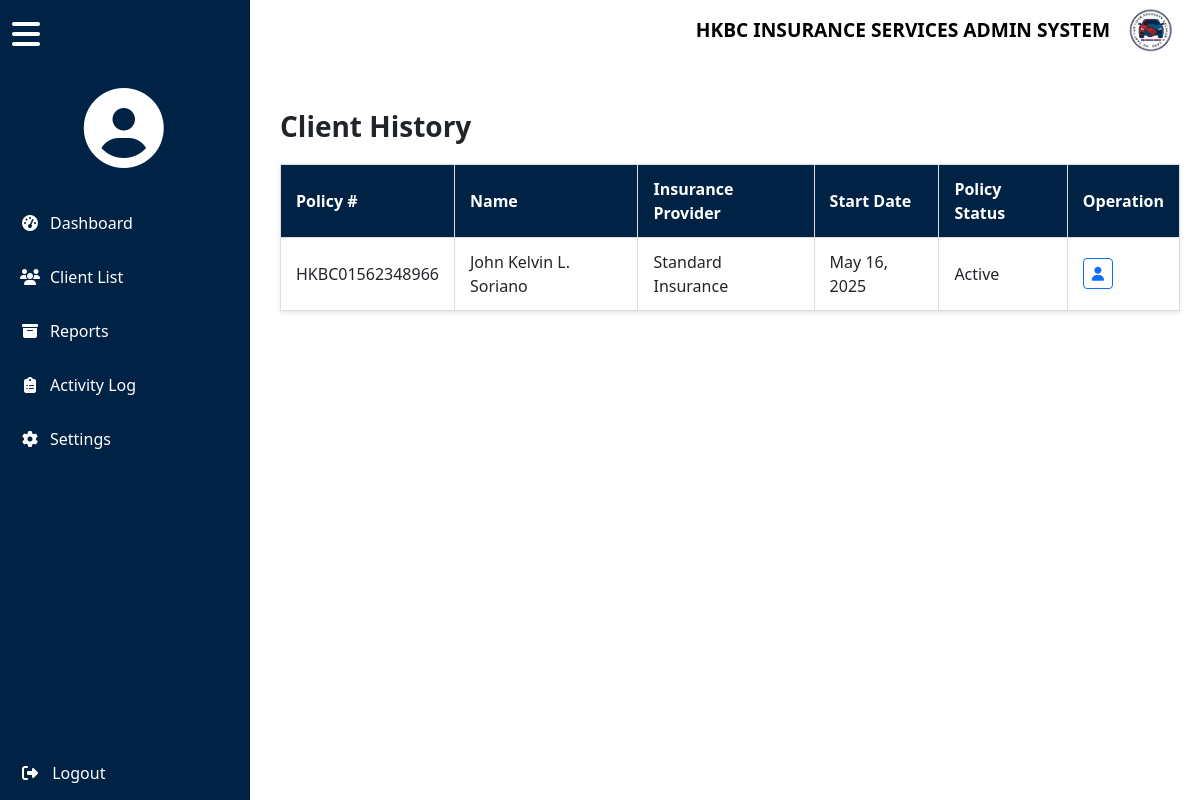
Screenshot of /payment_history.php?id=1 with the database file from the repository.
### tables this page shows
CREATE TABLE `cliente` (
  `id` int(11) NOT NULL AUTO_INCREMENT,
  `policy_number` varchar(255) DEFAULT NULL,
  `name` varchar(255) DEFAULT NULL,
  `provider` varchar(255) DEFAULT NULL,
  `facebook` varchar(255) DEFAULT NULL,
  `contact_number` varchar(255) DEFAULT NULL,
  `email` varchar(255) DEFAULT NULL,
  `address` varchar(255) DEFAULT NULL,
  `start_date` varchar(255) DEFAULT NULL,
  `end_date` varchar(255) DEFAULT NULL,
  `vehicle_unit` varchar(100) DEFAULT NULL,
  `chasis_no` varchar(100) DEFAULT NULL,
  `motor_no` varchar(100) DEFAULT NULL,
  `plate_no` varchar(50) DEFAULT NULL,
  `vehicle_color` varchar(255) DEFAULT NULL,
  `amount_insured` decimal(15,2) DEFAULT NULL,
  `bipd` decimal(10,2) DEFAULT NULL,
  `pa` decimal(10,2) DEFAULT NULL,
  `aon` decimal(10,2) DEFAULT NULL,
  `net_remitting` decimal(10,2) DEFAULT NULL,
  `hkbc_net` decimal(10,2) DEFAULT NULL,
  `mark_up` decimal(10,2) DEFAULT NULL,
  `late_charges` decimal(10,2) DEFAULT NULL,
  `cancelled_income` decimal(10,2) DEFAULT NULL,
  `reinstatement_fee` decimal(10,2) DEFAULT NULL,
  `make_up_agent` decimal(10,2) DEFAULT NULL,
  `comission` decimal(10,2) DEFAULT NULL,
  `source` varchar(255) DEFAULT NULL,
  `mortgage` varchar(255) DEFAULT NULL,
  `status` varchar(255) DEFAULT NULL,
  `or_number` decimal(10,2) DEFAULT NULL,
  `payment_1` decimal(10,2) DEFAULT NULL,
  `payment_2` decimal(10,2) DEFAULT NULL,
  `payment_3` decimal(10,2) DEFAULT NULL,
  `payment_4` decimal(10,2) DEFAULT NULL,
  `payment_5` decimal(10,2) DEFAULT NULL,
  `payment_6` decimal(10,2) DEFAULT NULL,
  `payment_status` varchar(100) DEFAULT NULL,
  `date_remittance` date DEFAULT NULL,
  `ctpl` varchar(100) DEFAULT NULL,
  `bank_status` varchar(100) DEFAULT NULL,
  `remarks` text DEFAULT NULL,
  `photo` varchar(255) DEFAULT NULL,
  `old_id` int(11) DEFAULT NULL,
  `created_at` datetime DEFAULT current_timestamp(),
  `is_active` tinyint(1) NOT NULL DEFAULT 1,
  PRIMARY KEY (`id`),
  UNIQUE KEY `email` (`email`)
);

### payment_history.php (the view, shortened to what this page needs)
<?php
$servername = "localhost";
$username = "root";
$password = "";
$database = "u755652361_thesis";
$connection = new mysqli($servername, $username, $password, $database);
$clientId = $_GET['id'];
$stmt = $connection->prepare("SELECT name FROM cliente WHERE id = ?");
$stmt->bind_param("i", $clientId);
$stmt->execute();
$result = $stmt->get_result();
$currentClient = $result->fetch_assoc();
$clientName = $currentClient['name'];
$stmt = $connection->prepare("SELECT * FROM cliente WHERE name = ? ORDER BY start_date ASC");
$stmt->bind_param("s", $clientName);
$stmt->execute();
$historyResult = $stmt->get_result();
?>
<!DOCTYPE html>
<html lang="en">
<head>
  <link rel="stylesheet" href="https://cdn.jsdelivr.net/npm/bootstrap@5.3.3/dist/css/bootstrap.min.css">
  <link rel="stylesheet" href="https://cdnjs.cloudflare.com/ajax/libs/font-awesome/6.4.0/css/all.min.css">
</head>
<body>
<header>
  <div class="header-left">
    <h2>h</h2>
  </div>
  <div class="header-right">
    <div class="title">HKBC INSURANCE SERVICES ADMIN SYSTEM</div>
    <img src="logo.png" alt="HKBC Logo" style="height: 60px; width: 60px; border-radius: 50%; background-color: white;">
  </div>
</header>
<div class="sidebar d-flex flex-column" id="sidebar">
  <button class="toggle-btn" onclick="toggleSidebar()"><i class="fas fa-bars"></i></button>
  <div class="admin-profile">
    <i class="fas fa-user-circle admin-icon"></i>
  </div>
  <ul class="flex-grow-1 w-100">
    <li><a href="dashboard.php"><i class="fas fa-tachometer-alt"></i> <span class="text">Dashboard</span></a></li>
    <li><a href="client.php"><i class="fas fa-users"></i> <span class="text">Client List</span></a></li>
    <li><a href="report.php "><i class="fas fa-archive"></i> <span class="text">Reports</span></a></li>
    <li><a href="activitylog.php"><i class="fas fa-clipboard-list"></i> <span class="text">Activity Log</span></a></li>
    <li><a href="settings.php"><i class="fas fa-cog"></i> <span class="text">Settings</span></a></li>
  </ul>
  <form action="logout.php" method="POST" class="logout-btn">
    <button type="submit" class="btn w-100 text-start text-white" style="border-radius: 0; padding: 15px 20px; border: none;">
      <i class="fas fa-sign-out-alt me-2"></i> <span class="text">Logout</span>
    </button>
  </form>
</div>
<div class="content">
  <div class="table-container">
    <h3>Client History</h3>
    <table>
      <thead>
        <tr>
          <th>Policy #</th>
          <th>Name</th>
          <th>Insurance Provider</th>
          <th>Start Date</th>
          <th>Policy Status</th>
          <th>Operation</th>
        </tr>
      </thead>
      <tbody>
        <?php while ($row = $historyResult->fetch_assoc()): ?>
          <tr>
            <td><?= htmlspecialchars($row['policy_number']) ?></td>
            <td><?= htmlspecialchars($row['name']) ?></td>
            <td><?= htmlspecialchars($row['provider']) ?></td>
            <td><?= date('F j, Y', strtotime($row['start_date'])) ?></td>
            <td><?= $row['is_active'] ? 'Active' : 'Inactive' ?></td>
            <td>
              <a href="view_client.php?id=<?= $row['id'] ?>" class="btn btn-sm btn-outline-primary" title="View Profile">
                <i class="fas fa-user"></i>
              </a>
            </td>
          </tr>
        <?php endwhile; ?>
      </tbody>
    </table>
  </div>
</div>
</body>
</html>

### payment_history.php (style rules this page uses)
body { margin: 0; padding: 0; font-family: 'Segoe UI', sans-serif; display: flex; }
header { position: fixed; top: 0; left: 0; right: 0; height: 60px; background-color: white; color: black; padding: 10px 20px; z-index: 1000; display: flex; justify-content: space-between; align-items: center; }
.header-left { display: flex; align-items: center; gap: 15px; }
.header-right { display: flex; align-items: center; gap: 10px; }
.title { font-size: 1.2rem; font-weight: bold; }
.admin-profile { font-weight: 500; font-size: 0.95rem; color: white; display: flex; flex-direction: column; justify-content: center; padding: 20px; text-align: center; width: 100%; box-sizing: border-box; align-self: center; align-items: center; }
.admin-icon { font-size: 80px; color: white; margin-left: -25%; }
.sidebar { position: fixed; left: 0; width: 250px; height: 100%; background-color: #002244; color: white; transition: width 0.3s ease; overflow: hidden; display: flex; flex-direction: column; z-index: 1100; }
.sidebar ul { list-style: none; padding: 0; margin: 0; width: 100%; }
.sidebar li a { display: flex; align-items: center; padding: 15px 20px; color: white; text-decoration: none; transition: background 0.3s; }
.sidebar i { margin-right: 10px; width: 20px; text-align: center; }
.logout-btn { margin-top: auto; width: 100%; }
.content { width: 100%; margin-top: 60px; margin-left: 260px; }
.toggle-btn { background: none; border: none; color: white; font-size: 2rem; padding: 10px 12px; text-align: left; width: 100%; cursor: pointer; }
.content h3 { margin-top: 30px; margin-bottom: 20px; font-weight: 600; }
.table-container { padding: 20px; }
table { width: 100%; border-collapse: collapse; background-color: #fff; box-shadow: 0 2px 4px rgba(0, 0, 0, 0.1); }
thead { background-color: #002244; color: white; }
th, td { padding: 12px 15px; text-align: left; border: 1px solid #ddd; }

### rows the page displays
cliente: policy_number "HKBC01562348966", name "John Kelvin L. Soriano", provider "Standard Insurance", start_date "May 16, 2025", is_active "Active"
